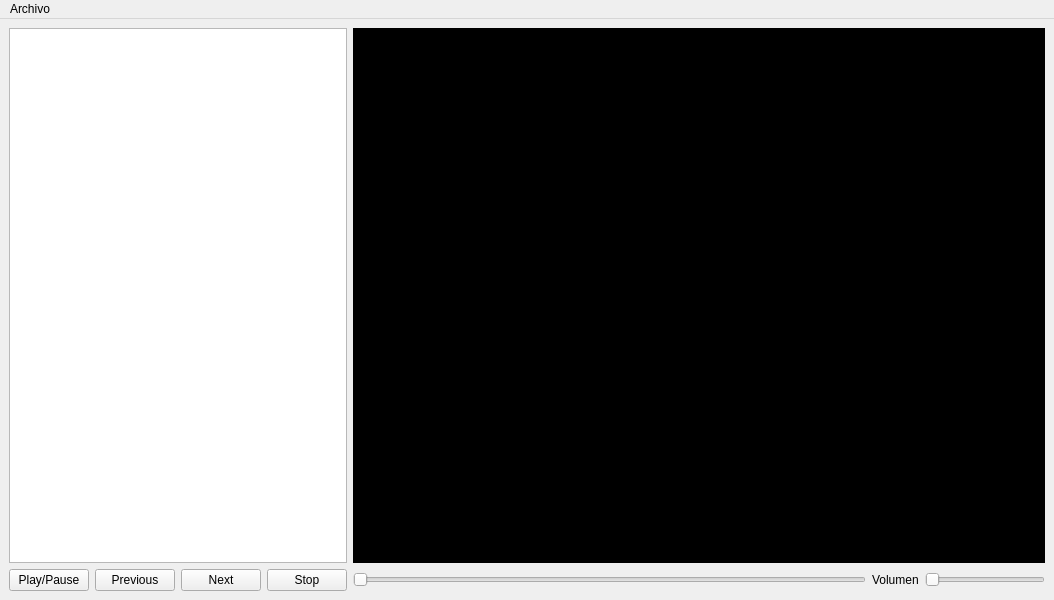
<?xml version="1.0" encoding="UTF-8"?>
<ui version="4.0">
 <class>MainWindow</class>
 <widget class="QMainWindow" name="MainWindow">
  <property name="geometry">
   <rect>
    <x>0</x>
    <y>0</y>
    <width>1054</width>
    <height>600</height>
   </rect>
  </property>
  <property name="windowTitle">
   <string>MainWindow</string>
  </property>
  <widget class="QWidget" name="centralwidget">
   <layout class="QGridLayout" name="gridLayout">
    <item row="1" column="6">
     <widget class="QSlider" name="volumeSlider">
      <property name="maximumSize">
       <size>
        <width>120</width>
        <height>16777215</height>
       </size>
      </property>
      <property name="orientation">
       <enum>Qt::Horizontal</enum>
      </property>
     </widget>
    </item>
    <item row="1" column="5">
     <widget class="QLabel" name="label">
      <property name="text">
       <string>Volumen</string>
      </property>
     </widget>
    </item>
    <item row="0" column="0" colspan="4">
     <widget class="QListWidget" name="playlistWidget"/>
    </item>
    <item row="1" column="4">
     <widget class="QSlider" name="positionSlider">
      <property name="orientation">
       <enum>Qt::Horizontal</enum>
      </property>
     </widget>
    </item>
    <item row="1" column="3">
     <widget class="QPushButton" name="stopButton">
      <property name="text">
       <string>Stop</string>
      </property>
     </widget>
    </item>
    <item row="0" column="4" colspan="3">
     <widget class="QWidget" name="videoWidget" native="true">
      <property name="styleSheet">
       <string notr="true">background-color: rgb(0, 0, 0);</string>
      </property>
     </widget>
    </item>
    <item row="1" column="0">
     <widget class="QPushButton" name="playPauseButton">
      <property name="text">
       <string>Play/Pause</string>
      </property>
     </widget>
    </item>
    <item row="1" column="1">
     <widget class="QPushButton" name="prevButton">
      <property name="text">
       <string>Previous</string>
      </property>
     </widget>
    </item>
    <item row="1" column="2">
     <widget class="QPushButton" name="nextButton">
      <property name="text">
       <string>Next</string>
      </property>
     </widget>
    </item>
   </layout>
  </widget>
  <widget class="QMenuBar" name="menubar">
   <property name="geometry">
    <rect>
     <x>0</x>
     <y>0</y>
     <width>1054</width>
     <height>21</height>
    </rect>
   </property>
   <widget class="QMenu" name="menuArchivo">
    <property name="title">
     <string>Archivo</string>
    </property>
    <addaction name="openFileAction"/>
    <addaction name="exitAction"/>
   </widget>
   <addaction name="menuArchivo"/>
  </widget>
  <action name="openFileAction">
   <property name="text">
    <string>Abrir archivo</string>
   </property>
  </action>
  <action name="exitAction">
   <property name="text">
    <string>Salir</string>
   </property>
  </action>
 </widget>
 <resources/>
 <connections/>
</ui>
